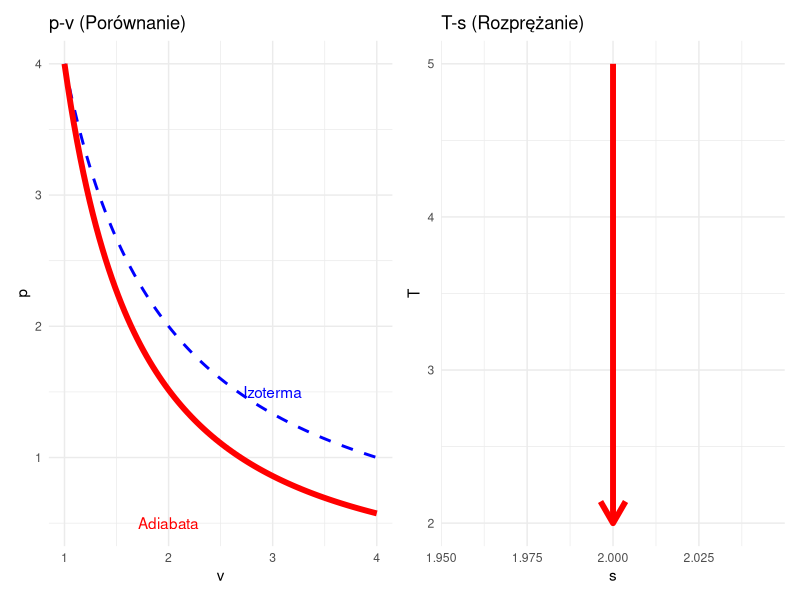
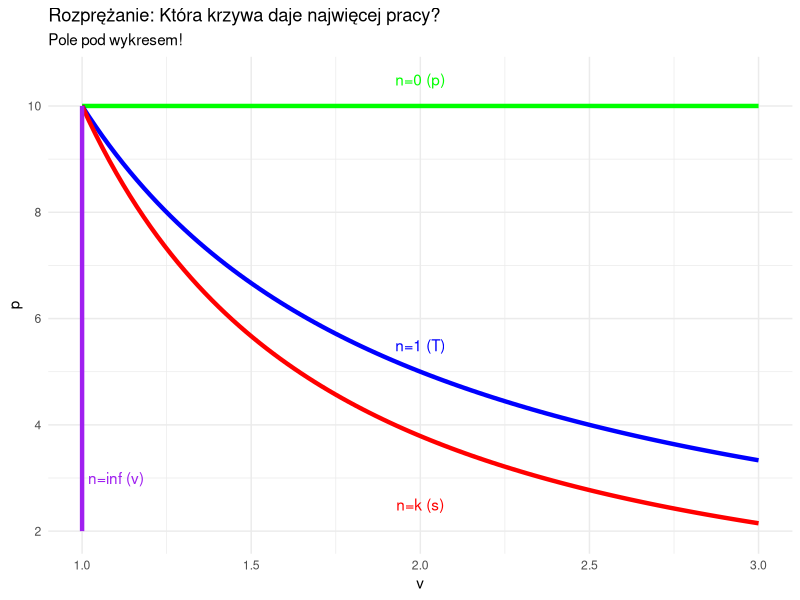

These charts were generated, in order, by the following R code:
## ---- chunk 1
#| label: adiabat
#| echo: false
#| fig-width: 10
#| fig-height: 4

library(ggplot2)
library(patchwork)

v <- seq(1, 4, length.out=100)
p_iso <- 4/v  # T=const (pv^1)
p_adia <- 4/(v^1.4) # S=const (pv^1.4)

pv_plot <- ggplot() +
  geom_line(aes(x=v, y=p_iso), size=1, color="blue", linetype="dashed") +
  geom_line(aes(x=v, y=p_adia), size=2, color="red") +
  annotate("text", x=3, y=1.5, label="Izoterma", color="blue") +
  annotate("text", x=2, y=0.5, label="Adiabata", color="red") +
  labs(title="p-v (Porównanie)", x="v", y="p") +
  theme_minimal()

# T-s (Vertical line)
ts_plot <- ggplot() +
  geom_segment(aes(x=2, y=5, xend=2, yend=2), arrow=arrow(), size=2, color="red") +
  labs(title="T-s (Rozprężanie)", x="s", y="T") +
  theme_minimal()

pv_plot + ts_plot
## ---- chunk 2
#| label: polyp-sun
#| echo: false
#| fig-width: 8
#| fig-height: 6

v <- seq(1, 3, length.out=100)
# Start point (1, 10)
# Isobar n=0 -> p=10
p_0 <- rep(10, 100)
# Isotherm n=1 -> p = 10/v
p_1 <- 10/v
# Adiabat n=1.4 -> p = 10 / v^1.4
p_k <- 10 / v^1.4
# Isochor n=inf -> Vertical line at v=1

ggplot() +
  geom_line(aes(x=v, y=p_0), color="green", size=1.5) +
  geom_line(aes(x=v, y=p_1), color="blue", size=1.5) +
  geom_line(aes(x=v, y=p_k), color="red", size=1.5) +
  geom_segment(aes(x=1, y=10, xend=1, yend=2), color="purple", size=1.5) + # Isochor expansion? Pressure drop
  
  annotate("text", x=2, y=10.5, label="n=0 (p)", color="green") +
  annotate("text", x=2, y=5.5, label="n=1 (T)", color="blue") +
  annotate("text", x=2, y=2.5, label="n=k (s)", color="red") +
  annotate("text", x=1.1, y=3, label="n=inf (v)", color="purple") +
  
  labs(title="Rozprężanie: Która krzywa daje najwięcej pracy?", subtitle="Pole pod wykresem!", x="v", y="p") +
  theme_minimal()
